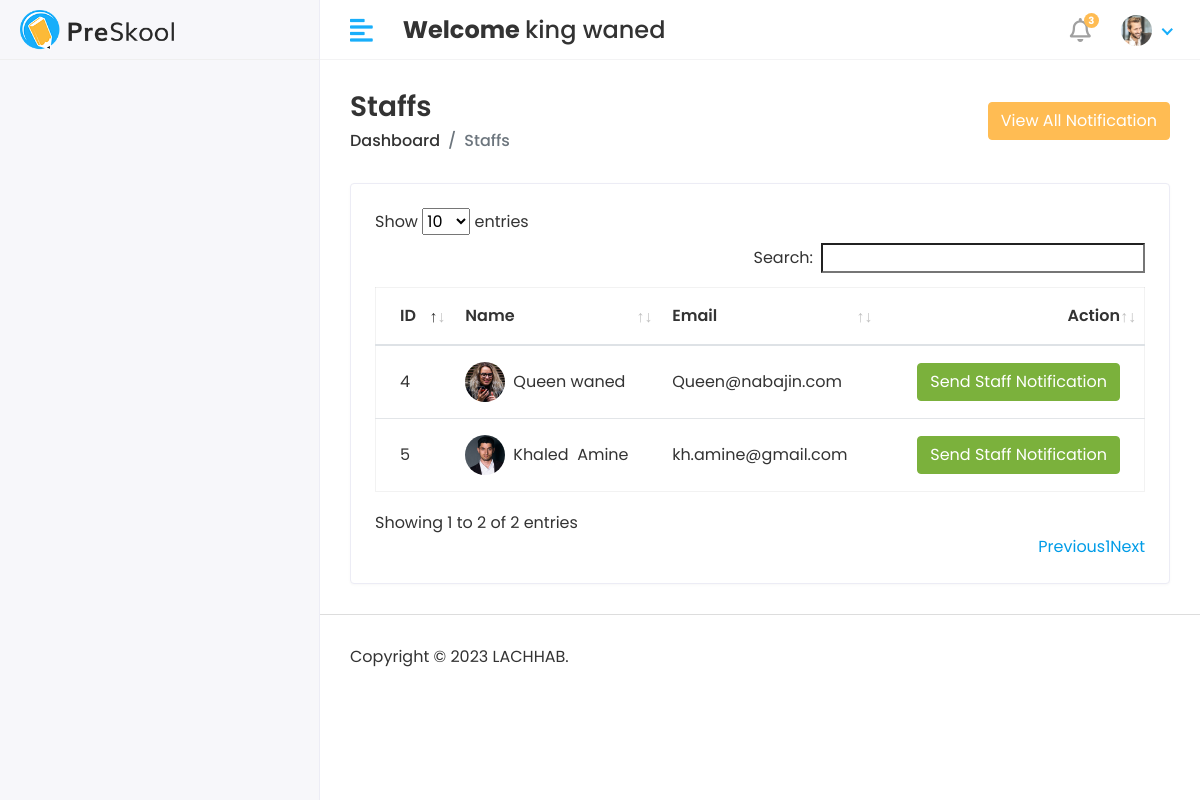
/Hod/Staff/Send_Notification (signed in), run on the app's committed database.
### app/models.py (models this page shows, shortened)
class CustomtUser(AbstractUser):
    USER = (
        (1, "HOD"),
        (2, "STAFF"),
        (3, "STUDENT"),
    )
    user_type = models.CharField(choices=USER, max_length=50, default=1)
    profile_pic = models.ImageField(upload_to='media/profile_pic')

class Staff(models.Model):
    admin = models.OneToOneField(CustomtUser, on_delete=models.CASCADE)
    address = models.TextField()
    gender = models.CharField(max_length=100)
    created_at = models.DateTimeField(auto_now_add=True)
    updated_at = models.DateTimeField(auto_now=True)

### student_management/Hod_views.py (the view)
# urls.py: path('Hod/Staff/Send_Notification', Hod_views.STAFF_SEND_NOTIFICATION, name='staff_send_notification'),
@login_required(login_url='/')
def STAFF_SEND_NOTIFICATION(request):
    staff = Staff.objects.all()
    see_notification = Staff_Notification.objects.all().order_by('-id')[0:5]
    context = {
        'staff': staff,
        'see_notification' : see_notification,
    }
    return render(request, 'Hod/staff_notification.html', context)

### templates/Hod/staff_notification.html (shortened to what this page needs)
{% extends 'base.html' %}
{% block content %}
<div class="content container-fluid">
    <div class="page-header">
        <div class="row align-items-center">
            <div class="col">
                <h3 class="page-title">Staffs</h3>
                <ul class="breadcrumb">
                    <li class="breadcrumb-item"><a href="{% url 'hod_home' %}">Dashboard</a></li>
                    <li class="breadcrumb-item active">Staffs</li>
                </ul>
            </div>
            <div class="col-auto text-right float-right ml-auto">
                <button type="button" class="btn btn-primary" data-toggle="modal" data-target="#exampleModalCenter">
                    View All Notification
                </button>
            </div>
        </div>
    </div>
    <div class="row">
        <div class="col-sm-12">
            <div class="card card-table">
                <div class="card-body">
                    <div class="table-responsive">
                        <table id="table_id" class="table table-hover table-center mb-0">
                            <thead>
                                <tr>
                                    <th>ID</th>
                                    <th>Name</th>
                                    <th>Email</th>
                                    <th class="text-right">Action</th>
                                </tr>
                            </thead>
                            <tbody>
                                {% for i in staff %}
                                <tr>
                                    <td>{{i.id}}</td>
                                    <td>
                                        <h2 class="table-avatar">
                                            <a href="student-details.html" class="avatar avatar-sm mr-2"><img
                                                    class="avatar-img rounded-circle" src="/{{i.admin.profile_pic}}"
                                                    alt="User Image"></a>
                                            <a
                                                href="student-details.html">{{i.admin.first_name}}&nbsp;{{i.admin.last_name}}</a>
                                        </h2>
                                    </td>
                                    <td>{{i.admin.email}}</td>
                                    <td class="text-right">
                                        <button type="button" class="btn btn-success" data-toggle="modal"
                                            data-target="#sendnotification-{{forloop.counter}}">
                                            Send Staff Notification
                                        </button>
                                    </td>
                                </tr>
                                {% endfor %}
                            </tbody>
                        </table>
                    </div>
                </div>
            </div>
        </div>
    </div>
</div>
{% endblock %}

### templates/includes/header.html (shortened to what this page needs)
{% load static %}
<div class="header">
    <div class="header-left">
       <a href="index.html" class="logo">
       <img src="{% static 'assets/img/logo.png' %}" alt="Logo">
       </a>
    </div>
    <a href="javascript:void(0);" id="toggle_btn">
    <i class="fas fa-align-left"></i>
    </a>
    <div class="top-nav-search mt-3">
       <h4><strong>Welcome </strong><span>{{user.first_name}} {{user.last_name}}</span></h4>
    </div>
    <ul class="nav user-menu">
       <li class="nav-item dropdown noti-dropdown">
          <a href="#" class="dropdown-toggle nav-link" data-toggle="dropdown">
          <i class="far fa-bell"></i> <span class="badge badge-pill">3</span>
          </a>
       </li>
       <li class="nav-item dropdown has-arrow">
          <a href="#" class="dropdown-toggle nav-link" data-toggle="dropdown">
            {% if user.profile_pic == "" %}
            <span class="user-img"><img class="rounded-circle" src="{% static 'assets/img/avatar-13.jpg' %}" width="31" alt="{{user.first_name}} {{user.last_name}}"></span>
            {% else %}
            <span class="user-img"><img class="rounded-circle" src="/{{user.profile_pic}}" width="31" alt="{{user.first_name}} {{user.last_name}}"></span>
            {% endif %}
         </a>
       </li>
    </ul>
 </div>

### static/assets/css/style.css (style rules this page uses)
html { height: 100%; }
body { background-color: #fff; color: #333; font-family: 'Poppins', sans-serif; font-size: 1rem; height: 100%; line-height: 1.5; overflow-x: hidden; }
h1, h2, h3, h4, h5, h6 { font-family: 'Poppins', sans-serif; margin-top: 0; }
a { color: #009ce7; }
input, button, a { transition: all 0.4s ease; -moz-transition: all 0.4s ease; -o-transition: all 0.4s ease; -ms-transition: all 0.4s ease; -webkit-transition: all 0.4s ease; }
input, input:focus, button, button:focus { outline: none; }
ul, ol { padding: 0px; list-style: none; }
.table { color: #333; max-width: 100%; margin-bottom: 0; width: 100%; }
.table.dataTable { border-collapse: collapse !important; border: 1px solid rgba(0, 0, 0, 0.05); }
table.table td h2 { display: inline-block; font-size: inherit; font-weight: 400; margin: 0; padding: 0; vertical-align: middle; }
table.table td h2.table-avatar { align-items: center; display: inline-flex; font-size: inherit; font-weight: 400; margin: 0; padding: 0; vertical-align: middle; white-space: nowrap; }
table.table td h2 a { color: #333; }
.table thead tr th { font-weight: 600; }
.table tbody tr { border-bottom: 1px solid rgba(0, 0, 0, 0.05); }
.table.table-center td, .table.table-center th { vertical-align: middle; }
.card-table .card-body .table > thead > tr > th { border-top: 0; }
.card-table .card-body .table tr td:first-child, .card-table .card-body .table tr th:first-child { padding-left: 1.5rem; }
.card-table .card-body .table tr td:last-child, .card-table .card-body .table tr th:last-child { padding-right: 1.5rem; }
.card-table .table td, .card-table .table th { border-top: 1px solid #e2e5e8; padding: 1rem 0.75rem; white-space: nowrap; }
.btn-primary { background-color: #FFBC53; border: 1px solid #FFBC53; }
.btn-success { background-color: #7bb13c; border: 1px solid #7bb13c }
.card { border: 1px solid #ececf5; box-shadow: 0 1px 3px 0 rgba(0, 0, 0, 0.03); margin-bottom: 1.875rem; }
.card-body { padding: 1.5rem; }
.avatar { position: relative; display: inline-block; width: 3rem; height: 3rem }
.avatar > img { width: 100%; height: 100%; -o-object-fit: cover; object-fit: cover; }
.avatar-sm { width: 2.5rem; height: 2.5rem; }
.header { background-color: #fff; border-bottom: 1px solid #f3f3f4; left: 0; position: fixed; right: 0; top: 0; z-index: 1001; height: 60px; }
.header .header-left { float: left; height: 60px; padding: 0 20px; position: relative; width: 320px; z-index: 1; transition: all 0.2s ease-in-out; background-color: #f7f7fa; border-bottom: 1px solid #efefef; border-right: 1px solid #ececf5; display: flex; align-items: center; }
.header .header-left .logo { display: inline-block; line-height: 60px; }
.header .header-left .logo img { max-height: 40px; width: auto; }
.header .dropdown-toggle:after { display: none; }
.header .has-arrow .dropdown-toggle:after { border-top: 0; border-left: 0; border-bottom: 2px solid #18aefa; border-right: 2px solid #18aefa; content: ''; height: 8px; display: inline-block; pointer-events: none; -webkit-transform-origin: 66% 66%; -ms-transform-origin: 66% 66%; transform-origin: 66% 66%; -webkit-transform: rotate(45deg); -ms-transform: rotate(45deg); transform: rotate(45deg); -webkit-transition: all 0.15s ease-in-out; transition: all 0.15s ease-in-out; width: 8px; vertical-align: 0px; }
.user-menu { float: right; margin: 0; position: relative; z-index: 99; padding-right: 15px; }
.user-menu.nav > li > a { color: #a0a0a0; font-size: 14px; line-height: 58px; padding: 0 15px; height: 60px; }
.user-img { margin-right: 3px; position: relative; }
.top-nav-search { float: left; margin-left: 15px; }
.page-wrapper > .content { padding: 1.875rem 1.875rem 0; }
.page-header { margin-bottom: 1.875rem; }
.page-header .breadcrumb { background-color: transparent; color: #6c757d; font-size: 1rem; font-weight: 500; margin-bottom: 0; padding: 0; }
.page-header .breadcrumb a { color: #333; }
.page-title { font-size: 28px; font-weight: 600; color: #333; margin-bottom: 5px; }
.user-menu.nav > li > a .badge { background-color: #FFBC53; display: block; font-size: 10px; font-weight: bold; height: 15px; width: 15px; position: absolute; right: 7px; top: 13px; color: #fff; padding: 3px; }
.user-menu.nav > li > a > i { font-size: 1.5rem; line-height: 60px; }
@media (min-width: 992px) { #toggle_btn { align-items: center; color: #18aefa; display: inline-flex; float: left; font-size: 26px; height: 60px; justify-content: center; margin-left: 15px; padding: 0 15px; } }

### data on the page
CustomtUser: first_name "king", last_name "waned", profile_pic (picture)
Staff: id "4", admin.profile_pic (picture), admin.first_name "Queen", admin.last_name "waned", admin.email "Queen@nabajin.com"
Staff: id "5", admin.profile_pic (picture), admin.first_name "Khaled", admin.last_name "Amine", admin.email "kh.amine@gmail.com"
